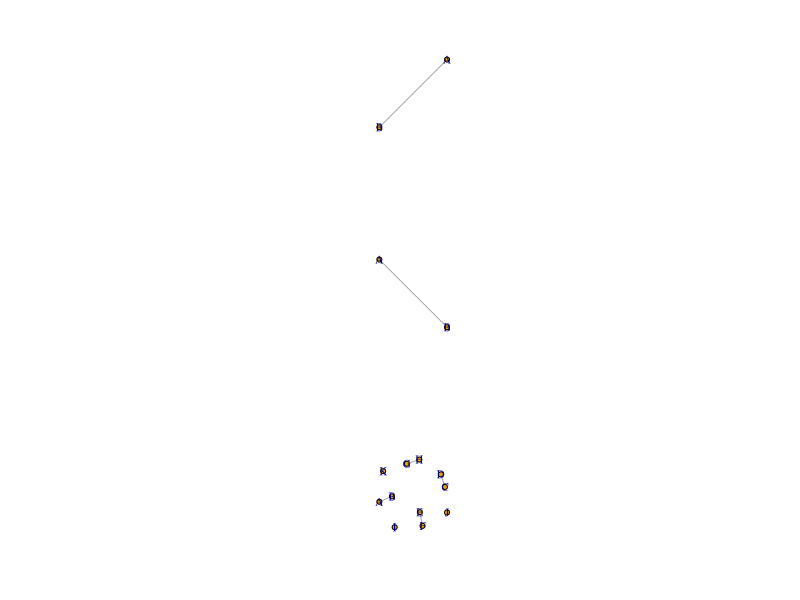
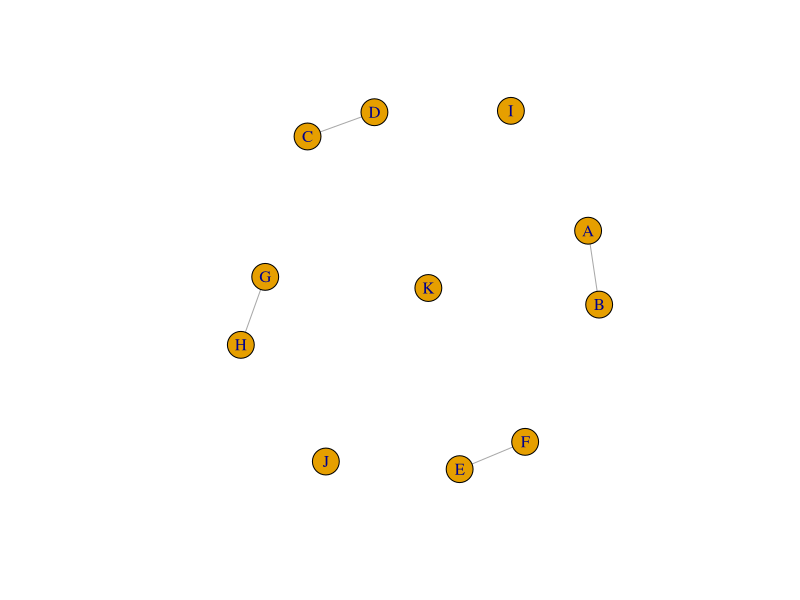
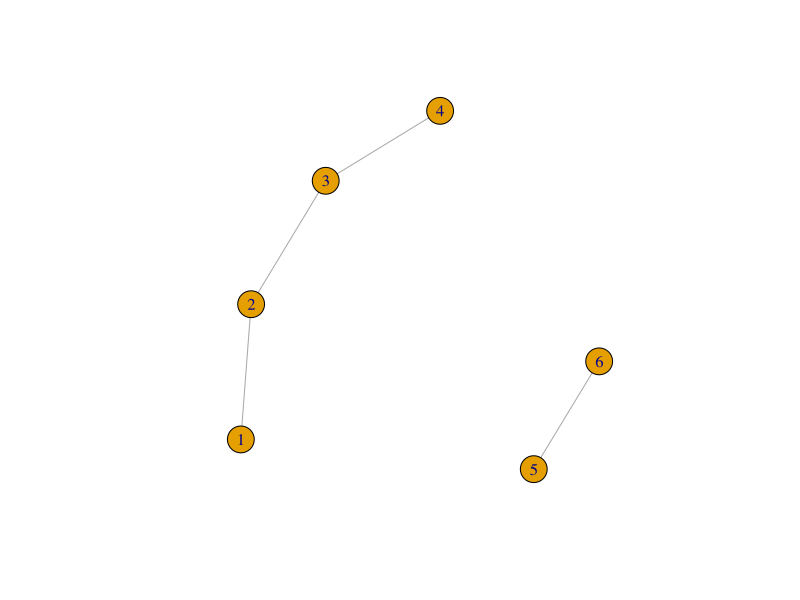
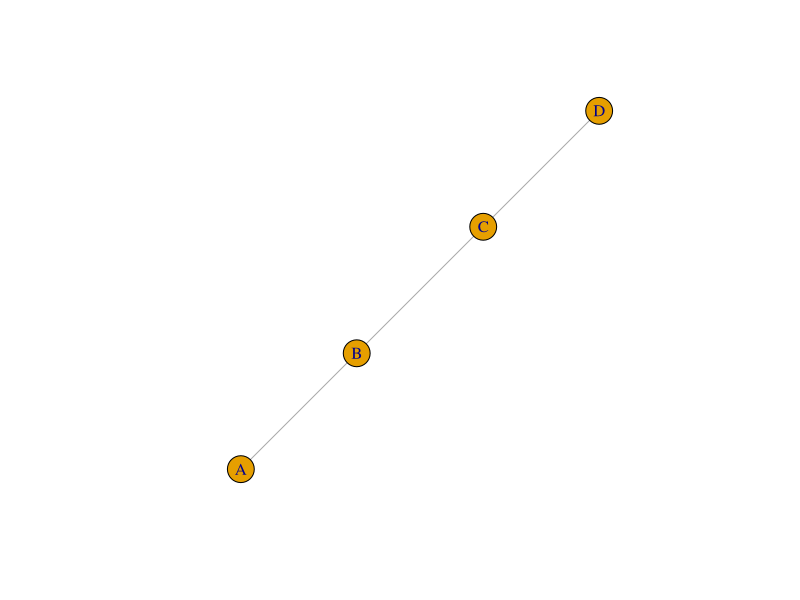
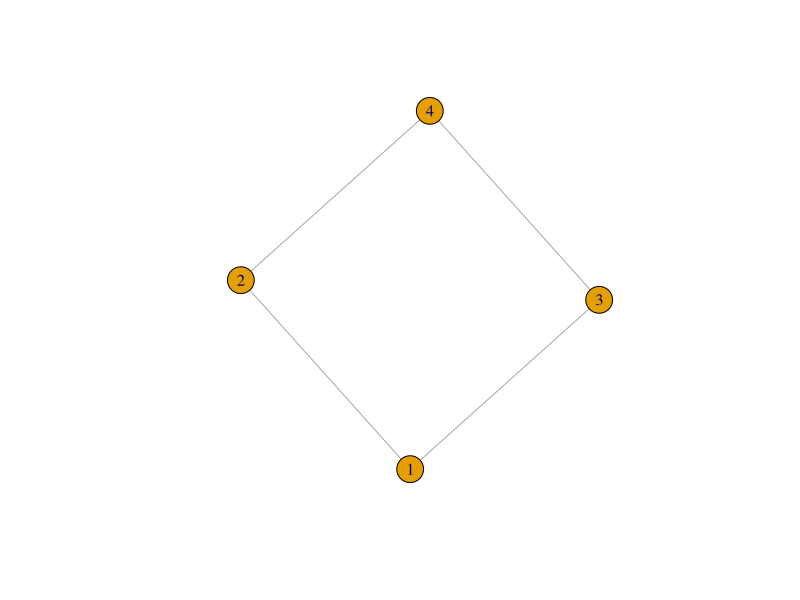
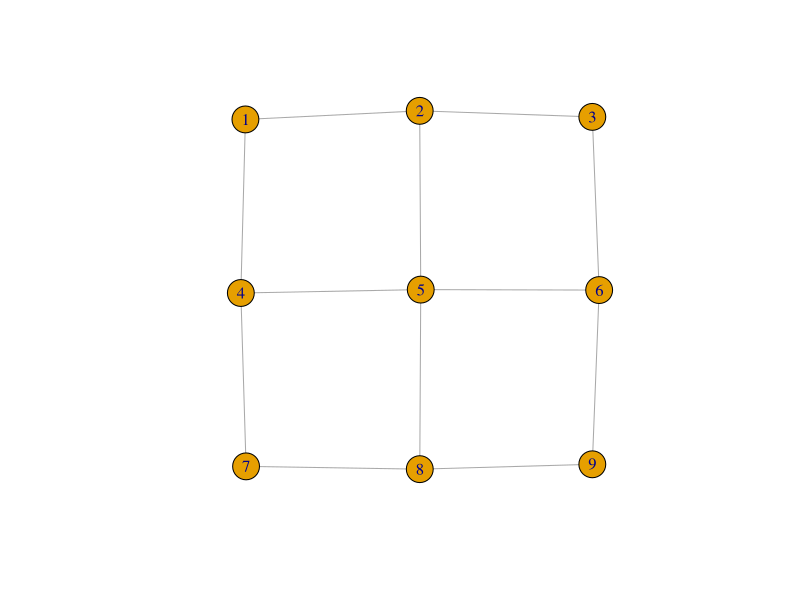
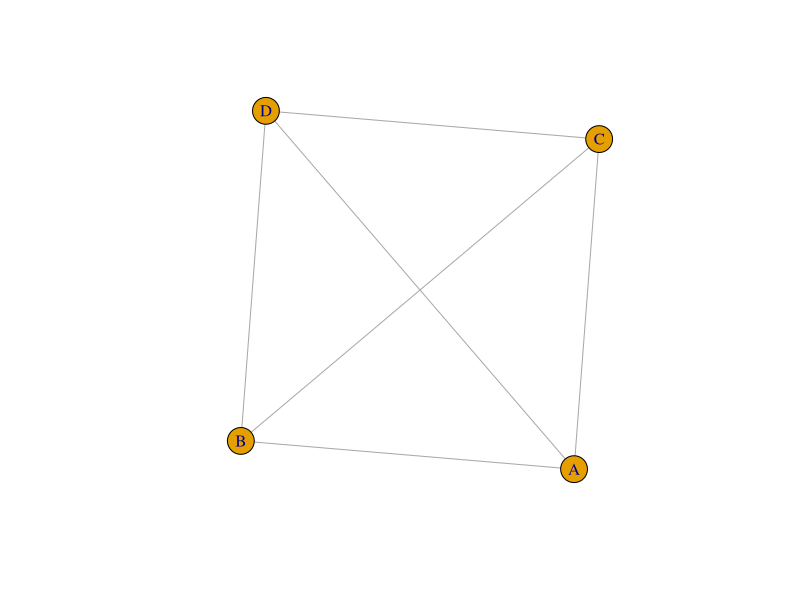
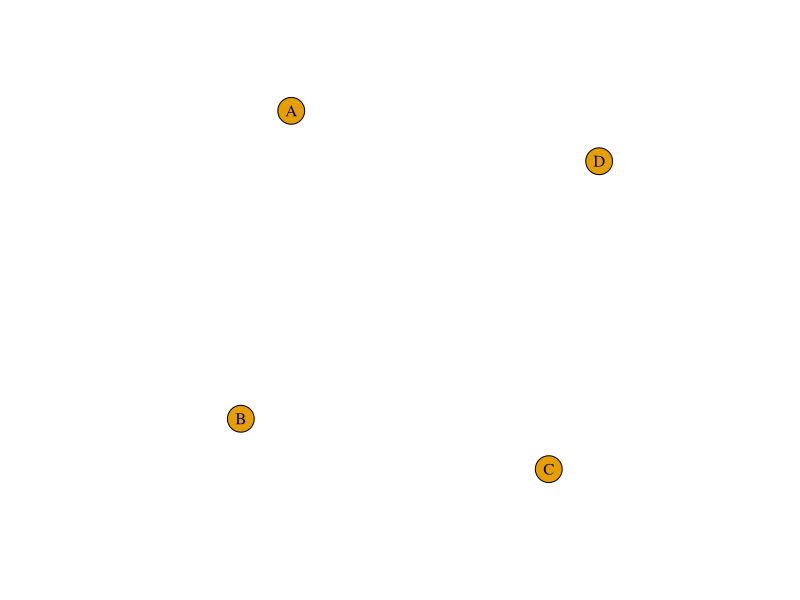

The R script that drew these images, in order:
library(igraph)
# Using the graph_from_literal command
g1 = graph_from_literal(A-B)
g2 = graph_from_literal( A-----B )
g3 = graph_from_literal( A--B, C--D, E--F, G--H, I, J, K )
par(mfrow = c(3,1))
plot(g1)
plot(g2)
plot(g3)
par(mfrow = c(1,1))
plot(g3)
# using make_graph
g4 = make_graph(c(1, 2, 2, 3, 3, 4, 5, 6), directed = FALSE)
plot(g4)
g5 = make_graph(c("A", "B", "B", "C", "C", "D"), directed = FALSE)
plot(g5)
# How would I make a 2x2 grid like this?
grid2 = make_graph(c(1,2,1,3,3,4,2,4), directed = F)
plot(grid2)
grid3 = make_graph(c(1,2,1,4,2,3,2,5,3,6,4,5,4,7,5,6,5,8,6,9,7,8,8,9), 
                   directed=F)
plot(grid3)
# back to graph_from_literal
g6 = graph_from_literal( A:B:C:D -- A:B:C:D )
plot(g6)
g7 = graph_from_literal( A:B:C:D )
plot(g7)
# Could g8 make it easier to construct the grid?
g8 = graph_from_literal(A:B:C:D - A)
plot(g8)
g9 = graph_from_literal(2:4:5:6:8 - 5); plot(g9)
g10 = make_graph( ~ A-B-C-D-A, E-A:B:C:D,
                   F-G-H-I-F, J-F:G:H:I,
                   K-L-M-N-K, O-K:L:M:N,
                   P-Q-R-S-P, T-P:Q:R:S,
                   B-F, E-J, C-I, L-T, O-T, M-S,
                   C-P, C-L, I-L, I-P)
plot(g10)
# Not sure what this shape is

# Will it be easier to make a grid using an adjacency matrix
adjm = matrix(c(0,1,1,1,0,1,1,1,0), nrow=3, ncol=3, byrow=T); adjm
g11 <- graph_from_adjacency_matrix( adjm, mode="undirected" )
plot(g11)

# To do a 3x3 grid like this
adjm = matrix(c(0,1,0,1,0,0,0,0,0,
                1,0,1,0,1,0,0,0,0,
                0,1,0,0,0,1,0,0,0,
                1,0,0,0,1,0,1,0,0,
                0,1,0,1,0,1,0,1,0,
                0,0,1,0,1,0,0,0,1,
                0,0,0,1,0,0,0,1,0,
                0,0,0,0,1,0,1,0,1,
                0,0,0,0,0,1,0,1,0), nrow=9, ncol=9, byrow=T); adjm
g12 = graph_from_adjacency_matrix(adjm, mode="lower")
plot(g12)

# Are all grid matrices the same with banded diagonal form?
# Lets try a 2x2 grid which requires a 4x4 adjacency matrix
grid2 <- matrix(0,4,4); grid2
n = 2^2
diag(grid2[-1,])<-c(1,0,1); grid2
#diag(gridm[,-1])<-c(1,0,1); gridm
diag(grid2[-c(1:2),])<-c(1,1); grid2
#diag(gridm[,-c(1:2)])<-c(1,1); gridm
g = graph_from_adjacency_matrix(grid2, mode="lower")
plot(g)
# Note how it is only necessary to have a representation of half the matrix

# Lets try a 4x4 grid
n = 4^2
grid4 <- matrix(0,n,n); grid4
diag(grid4[-1,])<-c(1,1,1,0,1,1,1,0,1,1,1,0,1,1,1); grid4
diag(grid4[-c(1:sqrt(n)),])<-rep(1,length(diag(grid4[-c(1:sqrt(n)),]))); grid4
g = graph_from_adjacency_matrix(grid4, mode="lower")
plot(g)

# Now lets make it generic
# I will use n as the final grid size so above n = 4 NOT 4^2
# I will use nodes = n^2 to represent the number of nodes
n = 4
nodes = n^2
adjm = matrix(0, nodes, nodes); adjm
diag(adjm[-1,]) = c(rep(c(rep(1,n-1),0),n-1),rep(1,n-1)); adjm
diag(adjm[-c(1:n),]) = rep(1,nodes-n); adjm
g = graph_from_adjacency_matrix(adjm, mode="lower")
plot(g)
g[1]

edges = c(2,1)
for (i in 3:nodes) {
  col2=which(adjm[i,]==1); col2
  col1=rep(i,length(col2)); col1
  X = cbind(col1, col2); X
  edges = rbind(edges, X)
}
edges

v = 1:16
dim(v) = c(4,4); v
diag(v[-c(1,2),])
diag(v[,-c(1,2)])

# To create grid from a data frame - example taken from the igraph manual
## A simple example with a couple of actors
## The typical case is that these tables are read in from files....
actors <- data.frame(name=c("Alice", "Bob", "Cecil", "David",
                            "Esmeralda"),
                     age=c(48,33,45,34,21),
                     gender=c("F","M","F","M","F"))
relations <- data.frame(from=c("Bob", "Cecil", "Cecil", "David",
                               "David", "Esmeralda"),
                        to=c("Alice", "Bob", "Alice", "Alice", "Bob", "Alice"),
                        same.dept=c(FALSE,FALSE,TRUE,FALSE,FALSE,TRUE),
                        friendship=c(4,5,5,2,1,1), advice=c(4,5,5,4,2,3))
g <- graph_from_data_frame(relations, directed=TRUE, vertices=actors)
print(g, e=TRUE, v=TRUE)

## The opposite operation
as_data_frame(g, what="vertices")
as_data_frame(g, what="edges")
plot(g)
# In this example I have 2 dataframes - one contains a list of vertices/nodes
# with a number of attributes and the other contains edge data with edge data.
# If I was to read in a true shapefile I could theoretically have a dataframe 
# with a list of ward data and a second data frame with the adjacency information.
# HOW WOULD I GET THE ADJACENCY INFORMATION???
# I have spent time constructing a nxn grid with an adjacency matrix
actors$age[actors$name=="Alice"]

# Can I use edges matrix to plot the grid
g = graph_from_data_frame(edges, directed = FALSE, vertices = 1:nodes)
plot(g)
as_data_frame(g, what="vertices")
as_data_frame(g, what="edges")
